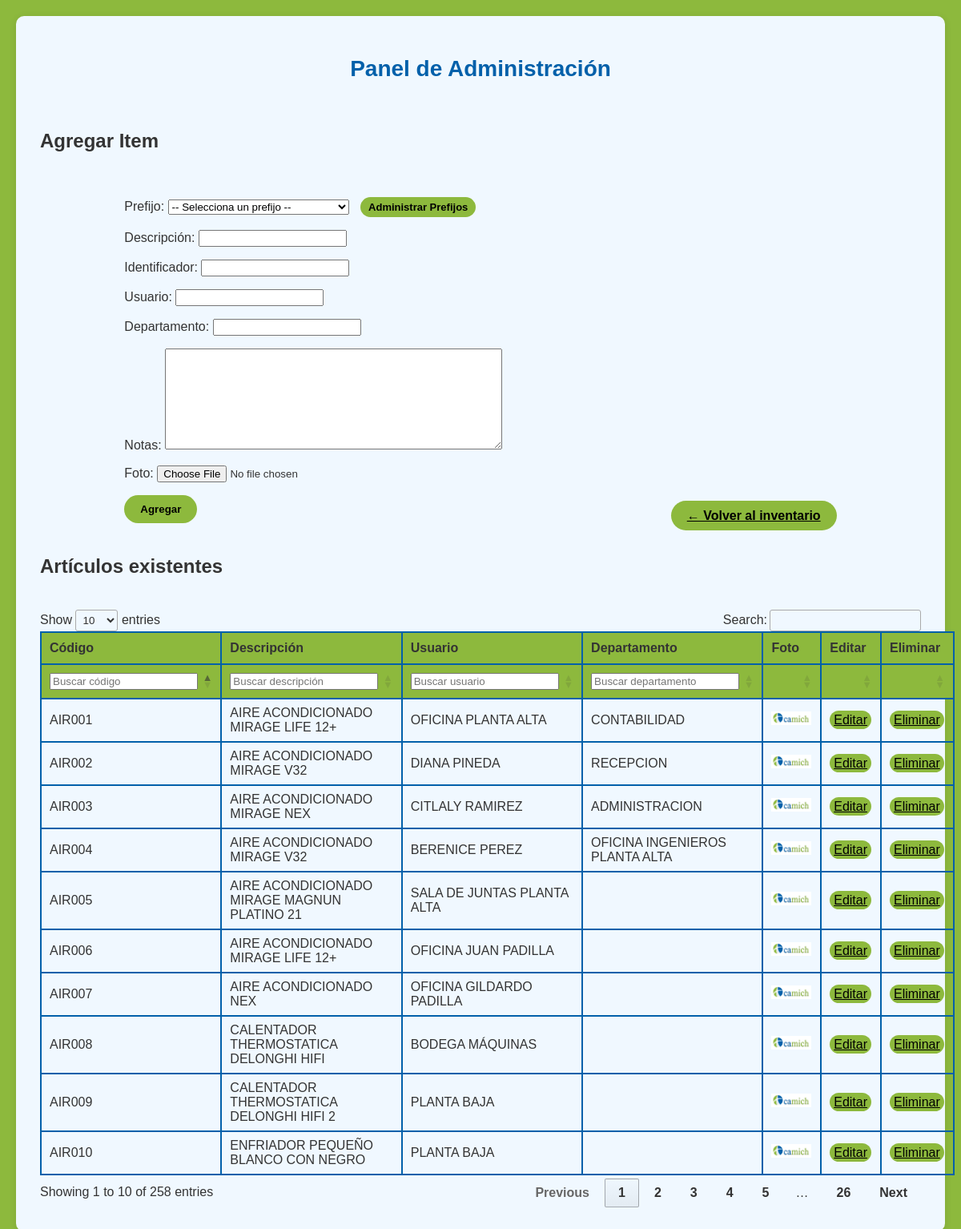
The page /admin on the database its author committed.
### tables this page shows
CREATE TABLE "objetos" (
	"id"	INTEGER,
	"codigo"	TEXT,
	"descripcion"	TEXT,
	"identificador"	TEXT,
	"usuario"	TEXT,
	"departamento"	TEXT,
	"notas"	TEXT,
	"foto_location"	TEXT,
	PRIMARY KEY("id" AUTOINCREMENT)
);

### app.py (the view, shortened to what this page needs)
@app.route('/admin', methods=['GET', 'POST'])
def admin():
   item_data = None
   item_id = request.args.get("id")
   if item_id:
       with sqlite3.connect('inventario.db') as conn:
           cursor = conn.execute('SELECT * FROM objetos WHERE id=?', (item_id,))
           item_data = cursor.fetchone()
   with sqlite3.connect('inventario.db') as conn:
       items = conn.execute('SELECT * FROM objetos ORDER BY codigo').fetchall()
   with sqlite3.connect('inventario.db') as conn:
       prefijos_disponibles = conn.execute('SELECT prefijo, descripcion FROM prefijos ORDER BY prefijo').fetchall()
   return render_template('admin.html', items=items, item=item_data, prefijos = prefijos_disponibles)

### templates/admin.html (shortened to what this page needs)
<!DOCTYPE html>
<html>
<head>
    <link rel="stylesheet" href="../static/style.css">
    <link rel="stylesheet" href="https://cdn.datatables.net/1.13.6/css/jquery.dataTables.min.css">
</head>
<body>
<div id="container">
    <h1>Panel de Administración</h1>
    <h2>{{ 'Editar' if item else 'Agregar' }} Item</h2>
    <div class="admin-form">
        <form method="POST" enctype="multipart/form-data">
            <p>Prefijo:
            <select name="prefijo" required {{ 'disabled' if item else '' }}>
                <option value="">-- Selecciona un prefijo --</option>
            </select>
            <a href="{{ url_for('admin_prefijos') }}" class="input-btn" id="admin-prefix" style="text-decoration: none; display: inline-block; text-align: center; margin-left: 10px;">Administrar Prefijos</a>
            </p>
            <p>Descripción: <input type="text" name="descripcion" value="{{ item[2] if item else '' }}"></p>
            <p>Identificador: <input type="text" name="identificador" value="{{ item[3] if item else '' }}"></p>
            <p>Usuario: <input type="text" name="usuario" value="{{ item[4] if item else '' }}"></p>
            <p>Departamento: <input type="text" name="departamento" value="{{ item[5] if item else '' }}"></p>
            <div class="note-group">
                <label for="notas">Notas:</label>
                <textarea rows="8" cols="50" maxlength="500" name="notas" placeholder="Escribe aquí notas y detalles adicionales del item">{{ item[6] if item }} </textarea>
            </div>
            <p>Foto: <input type="file" name="foto" accept="image/*">
            </p>
            <input class="input-btn" type="submit" value="{{ 'Guardar' if item else 'Agregar' }}">
        </form>
        <div id="back-to-index"><a href="{{ url_for('index') }}">← Volver al inventario</a></div>
    </div>
    <h2>Artículos existentes</h2>
    <table id="items-table">
    <thead>
        <tr>
            <th>Código</th>
            <th>Descripción</th>
            <th>Usuario</th>
            <th>Departamento</th>
            <th>Foto</th>
            <th>Editar</th>
            <th>Eliminar</th>
        </tr>
        <tr>
            <th><input type="text" placeholder="Buscar código"></th>
            <th><input type="text" placeholder="Buscar descripción"></th>
            <th><input type="text" placeholder="Buscar usuario"></th>
            <th><input type="text" placeholder="Buscar departamento"></th>
            <th></th>
            <th></th>
            <th></th>
        </tr>
    </thead>
    <tbody>
        {% for item in items %}
        <tr>
            <td>{{ item[1] }}</td>
            <td>{{ item[2] }}</td>
            <td>{{ item[4] }}</td>
            <td>{{ item[5] }}</td>
            <td><img src="{{ url_for('static', filename='images/' + ((item[7]) or 'camich.png')) }}" width="50"></td>
            <td><a href="{{ url_for('admin', id=item[0]) }}">Editar</a></td>
            <td><a href="{{ url_for('delete', item_id=item[0]) }}" onclick="return confirm('¿Seguro que quieres eliminar este elemento?')">Eliminar</a></td>
        </tr>
        {% endfor %}
    </tbody>
    </table>
</div>
</body>
</html>

### static/style.css (style rules this page uses)
:root { --dt-row-selected: initial !important; --dt-row-selected-text: initial !important; --dt-row-selected-link: initial !important; --dt-row-stripe: initial !important; --dt-row-hover: initial !important; --dt-column-ordering: initial !important; --dt-html-background: initial !important; --main-color: #8db93d; --second-color: #0260aa; --third-color: aliceblue; }
body { font-family: Arial, sans-serif; margin: 0; padding: 20px; background-color: var(--main-color); color: #333; }
h1 { background-color: var(--third-color); color: var(--second-color); font-family: Arial, sans-serif; font-size: 28px; text-align: center; margin-top: 20px; margin-bottom: 20px; }
button, .input-btn, a, a:visited { color:black; padding: 10px 20px; border: none; border-radius: 20px; cursor: pointer; font-weight: bold; transition: all 0.5s cubic-bezier(0.4, 0, 1, 1); background: var(--main-color); }
#admin-prefix { font-size: small; padding: 5px 10px; }
#container { max-width: 1200px; margin: 0 auto; background: var(--third-color); padding: 30px; border-radius: 10px; box-shadow: 0 2px 10px rgba(0, 0, 0, 0.1); display: flex; flex-direction: column; gap: 20px; }
.admin-form { display: flex; justify-content: space-around; align-items: flex-end; }
table a { padding-top: 3px; padding-bottom: 3px; padding-left: 5px; padding-right: 5px; font-weight: lighter; }
table, th, td { border-collapse: collapse; border: px solid #0260aa !important; }
th { background-color: var(--main-color); }
#items-table { border: 2px solid var(--second-color) !important; border-collapse: collapse !important; }
#items-table thead, th, td { border: 2px solid var(--second-color) !important; border-collapse: collapse !important; }
#items-table thead th { background-color: var(--main-color) !important; }

### rows shown on the page
objetos: codigo "AIR001", descripcion "AIRE ACONDICIONADO MIRAGE LIFE 12+", usuario "OFICINA PLANTA ALTA", departamento "CONTABILIDAD", foto_location (picture)
objetos: codigo "AIR002", descripcion "AIRE ACONDICIONADO MIRAGE V32", usuario "DIANA PINEDA", departamento "RECEPCION", foto_location (picture)
objetos: codigo "AIR003", descripcion "AIRE ACONDICIONADO MIRAGE NEX", usuario "CITLALY RAMIREZ", departamento "ADMINISTRACION"
objetos: codigo "AIR004", descripcion "AIRE ACONDICIONADO MIRAGE V32", usuario "BERENICE PEREZ", departamento "OFICINA INGENIEROS PLANTA ALTA"
objetos: codigo "AIR005", descripcion "AIRE ACONDICIONADO MIRAGE MAGNUN PLATINO 21", usuario "SALA DE JUNTAS PLANTA ALTA"
objetos: codigo "AIR006", descripcion "AIRE ACONDICIONADO MIRAGE LIFE 12+", usuario "OFICINA JUAN PADILLA"
objetos: codigo "AIR007", descripcion "AIRE ACONDICIONADO NEX", usuario "OFICINA GILDARDO PADILLA"
objetos: codigo "AIR008", descripcion "CALENTADOR THERMOSTATICA DELONGHI HIFI", usuario "BODEGA MÁQUINAS"
objetos: codigo "AIR009", descripcion "CALENTADOR THERMOSTATICA DELONGHI HIFI 2", usuario "PLANTA BAJA"
objetos: codigo "AIR010", descripcion "ENFRIADOR PEQUEÑO BLANCO CON NEGRO", usuario "PLANTA BAJA"

### other values the page prints
{{ 'Editar' if item else 'Agregar' }} "Agregar"
